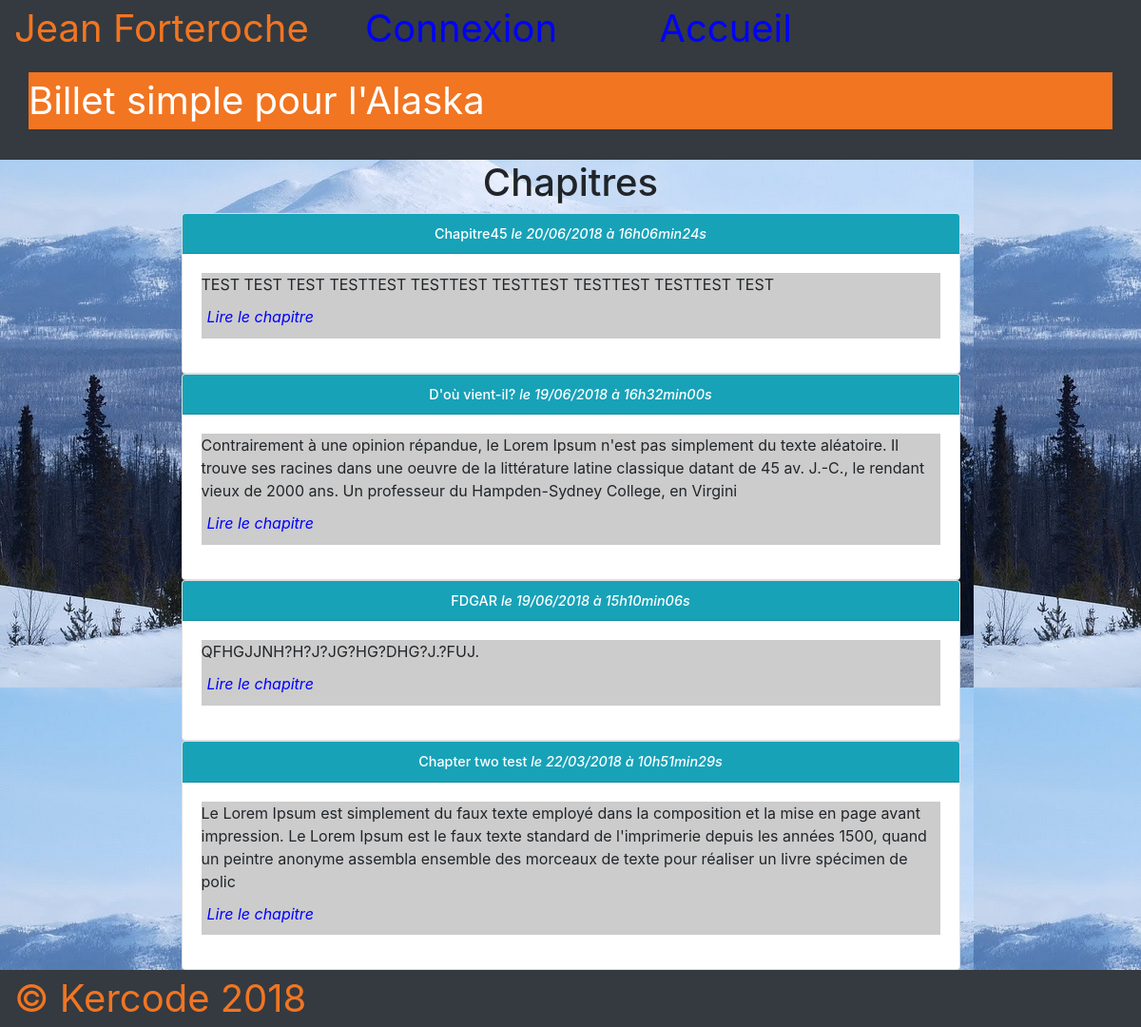
The page / on the database its author committed.
### tables this page shows
CREATE TABLE `chapters` (
  `id` int(11) NOT NULL,
  `title` varchar(150) NOT NULL,
  `chapter_text` text NOT NULL,
  `chapter_date` datetime NOT NULL DEFAULT CURRENT_TIMESTAMP
);

### controller/controller.php (called while the page is built, shortened)
<?php
require_once 'model/PostManager.php';
function listChapters()
{
  $postManager = new PostManager();
  $posts = $postManager->getPosts();
  require('view/listChaptersView.php');
}

### model/PostManager.php (called while the page is built, shortened)
<?php
class PostManager extends Manager
{
  public function getPosts()
  {
    $db = $this->dbConnect();
    $req = $db->query("SELECT id, title, chapter_text, DATE_FORMAT(chapter_date, '%d/%m/%Y à %Hh%imin%ss') AS creation_date_fr FROM chapters ORDER BY chapter_date DESC ");
    return $req;
  }
}

### view/listChaptersView.php (the view, shortened to what this page needs)
<h1> Chapitres </h1>
<?php while ($data = $posts->fetch()): ?>
  <div class="card" id="news">
    <div class="card-header bg-info">
      <h3>
        <?=htmlspecialchars($data['title']);?>
        <em>le <?=$data['creation_date_fr'];?></em>
      </h3>
    </div>
    <div class="card-body">
      <p>
        <?=substr(strip_tags($data['chapter_text']), 0, 300);?>
        <br />
        <em><a href="index.php?action=post&id=<?=$data['id']?>">Lire le chapitre</a></em>
      </p>
    </div>
  </div>
<?php endwhile;?>
<?php $content = ob_get_clean();?>
<?php require('./view/template.php');?>

### index.php (shortened to what this page needs)
<?php
require 'controller/controller.php';
try {
  if (isset($_GET['action'])) {
    if ($_GET['action'] == 'listPosts') {
      listPosts();
    } elseif ($_GET['action'] == 'post') {
      if (isset($_GET['id']) && $_GET['id'] > 0) {
        post();
      } else {
        throw new Exception('Aucun identifiant de billet envoyé');
      }
    } elseif ($_GET['action'] == 'addComment') {
      if (isset($_GET['id']) && $_GET['id'] > 0) {
        if (!empty($_POST['author']) && !empty($_POST['comment'])) {
          addComment($_GET['id'], $_POST['author'], $_POST['comment']);
        } else {
          throw new Exception('Tous les champs ne sont pas remplis !');
        }
      } else {
        throw new Exception('Aucun identifiant de billet envoyé');
      }
    }elseif ($_GET['action'] == 'signaler'){
      if (isset($_GET['id']) && ($_GET['id'] > 0) && isset($_GET['postId']) && ($_GET['postId'] > 0)) {
        signaler($_GET['id'],$_GET['postId']);
      }
    } elseif ($_GET['action'] == 'login') {
      login();
    }elseif ($_GET['action'] == 'loging') {
      loging($_POST['email'],$_POST['password']);
    }elseif(isset($_SESSION['id']) && $_SESSION['id']> 0){
      if($_GET['action'] == 'newChapter'){
        newChapter();
      }elseif($_GET['action'] == 'createChapter'){
        createChapter($_POST['title'], $_POST['content']);
      } elseif($_GET['action'] == 'deleteChapter'){
        deleteChapter($_GET['id']);
      }elseif ($_GET['action'] == 'admin'){
        goAdmin();
      }elseif($_GET['action'] == 'changeChapter'){
      changeChapter($_GET['id']);
      }elseif($_GET['action'] == 'deleteComment'){
        deleteComment($_GET['id']);
      }
    }else {
      header('Location: index.php');
    }
  }else{
    listChapters();
  }
} catch (Exception $e) {
  echo 'Erreur : ' . $e->getMessage();
}

### view/template.php (shortened to what this page needs)
<!DOCTYPE html>
<html>
    <head>
        <link rel="stylesheet" href="https://maxcdn.bootstrapcdn.com/bootstrap/4.0.0/css/bootstrap.min.css">
        <link href="public/css/style.css" rel="stylesheet" />
    </head>
    <body>
    <?php require 'view/header.php';?>
    <main class="container-fluid"><?=$content?></main>
    <?php require 'view/footer.php';?>
    </body>
</html>

### view/header.php (shortened to what this page needs)
<!DOCTYPE html>
<header class="container-fluid bg-dark">
  <div class="row" id="header">
    <div class="col-sm-12 col-md-12 col-lg-12 col-xl-12">
      <p id="auteur">Jean Forteroche
        <?php if (isset($_SESSION['id']) && $_SESSION['id']> 0): ?>
          <a class="btnConnexion mx-5" href="index.php?action=admin">Administration</a>
        <?php else: ?>
          <a class="btnConnexion mx-5" href="index.php?action=login">Connexion</a>
        <?php endif; ?>
        <a class="btnConnexion mx-5" href="index.php">Accueil</a>
        <div class="col-12 d-flex">
          <p id="titre">Billet simple pour l'Alaska</p>
        </div>
      </p>
    </div>
  </div>
</header>

### view/footer.php
<footer class="container-fluid bg-dark">
<div class="row" id="footer">
<div class="col-sm-12 col-md-12 col-lg-12 col-xl-12">
    <p class="mb-0" id="auteur">&copy Kercode 2018</p>
</div>
</div>
</footer>

### public/css/style.css (style rules this page uses)
main { background-image: url('/blog2/public/images/alaska.jpg'); background-attachment: fixed; min-height: 91vh; }
#auteur { color: #f27521; font-size: 2.5em; }
#titre { width: 100%; background-color: #f27521; color: #FFFFFF; font-size: 2.5em; }
h1, h3 { text-align: center; }
h3 { color: white; font-size: 0.9em; margin-bottom: 0px; }
#news p { background-color: #CCCCCC; margin-top: 0px; }
#news { width: 70%; margin: auto; }
a { text-decoration: none; color: blue; }
#comment, #author, { margin-left: 10%; }
.card-body a { border-radius: 3px; padding: 6px; line-height: 2.8em; }

### rows shown on the page
chapters: title "Chapitre45", creation_date_fr "20/06/2018 à 16h06min24s", chapter_text "TEST TEST TEST TESTTEST TESTTEST TESTTEST TESTTEST TESTTEST TEST"
chapters: title "D'où vient-il?", creation_date_fr "19/06/2018 à 16h32min00s", chapter_text "Contrairement à une opinion répandue, le Lorem Ipsum n'est pas simplement du texte aléatoire. Il trouve ses racines dans une oeuvre de la littérature latine classique datant de 45 av. J.-C., le rendant vieux de 2000 ans. Un professeur du Hampden-Sydney College, en Virgini"
chapters: title "FDGAR", creation_date_fr "19/06/2018 à 15h10min06s", chapter_text "QFHGJJNH?H?J?JG?HG?DHG?J.?FUJ."
chapters: title "Chapter two test", creation_date_fr "22/03/2018 à 10h51min29s", chapter_text "Le Lorem Ipsum est simplement du faux texte employé dans la composition et la mise en page avant impression. Le Lorem Ipsum est le faux texte standard de l'imprimerie depuis les années 1500, quand un peintre anonyme assembla ensemble des morceaux de texte pour réaliser un livre spécimen de polic"
